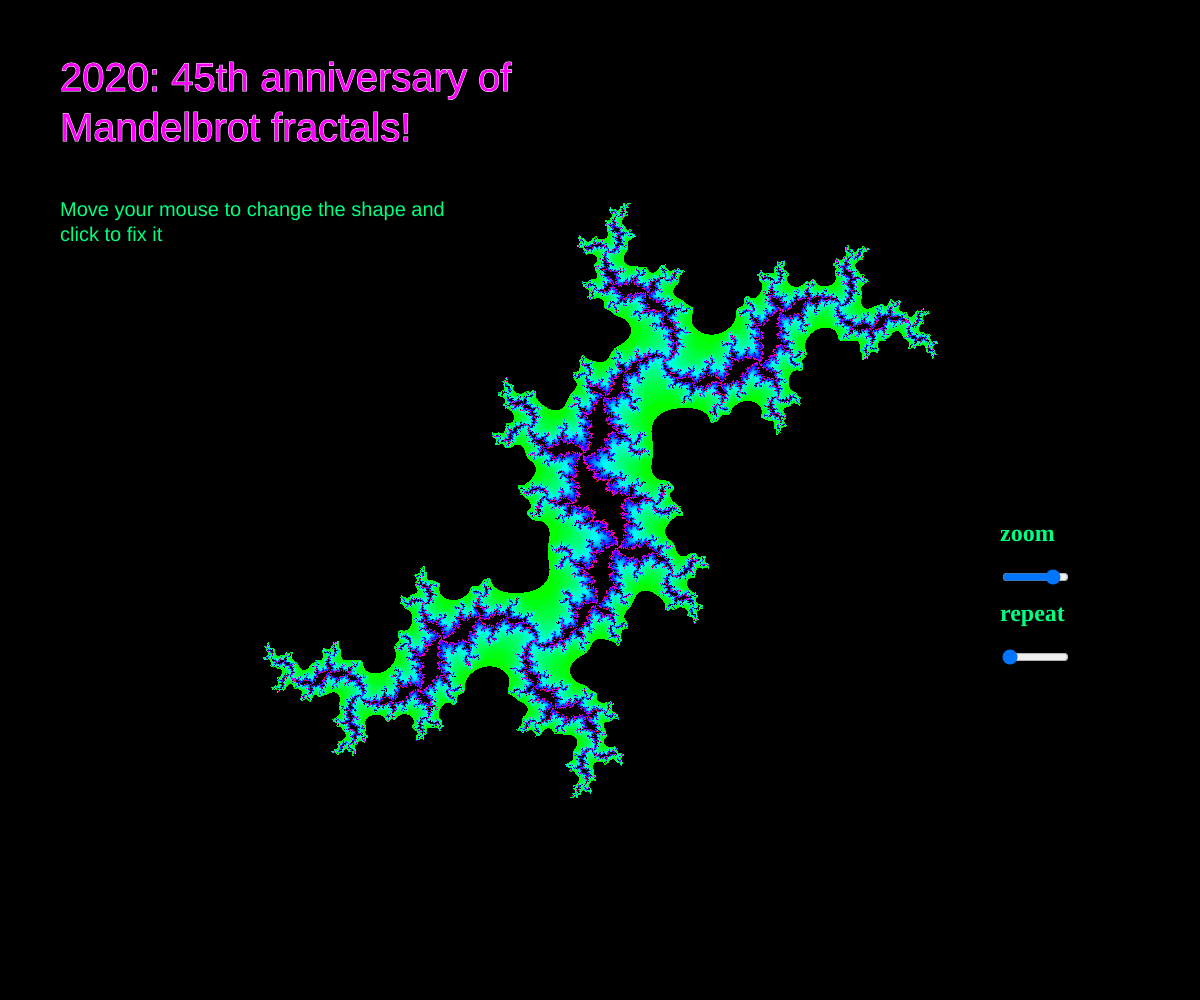
Frame 1 (no input)
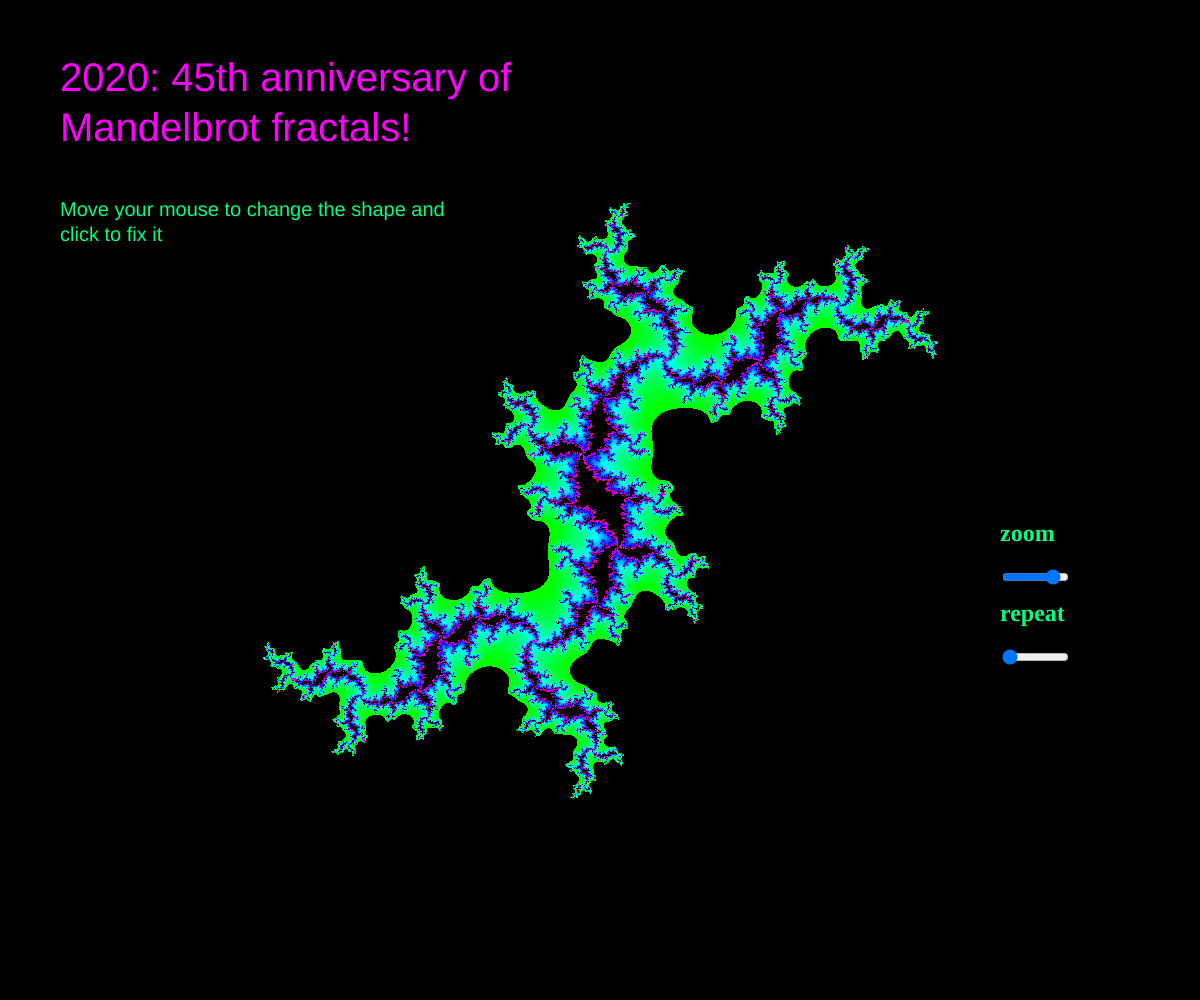
Frame 60 (no input)
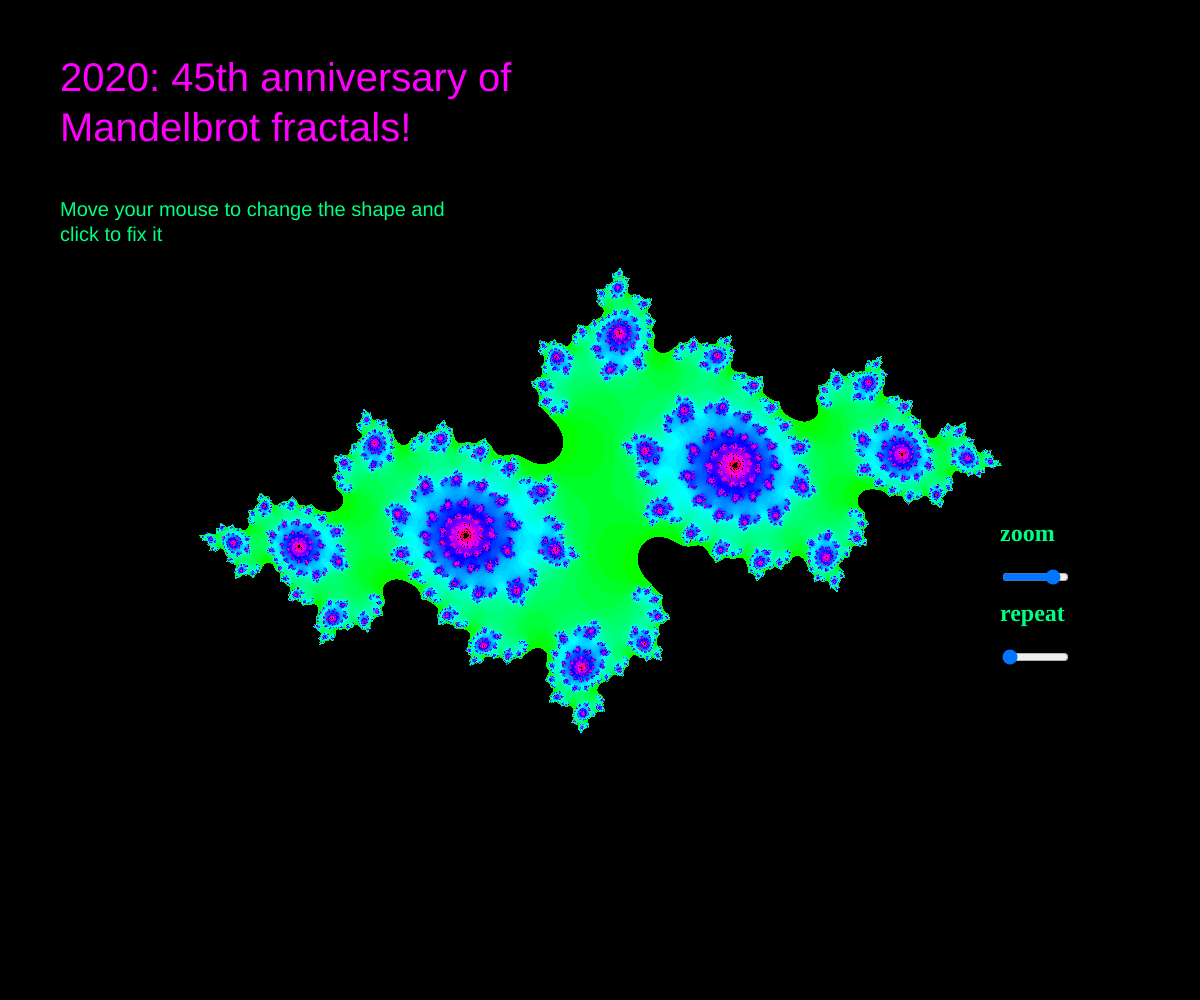
Frame 120 (the mouse pressed at the canvas centre since frame 60)

The p5.js sketch that drew these frames (run headless with seeded random() and noise() and a simulated clock; from frame 60 on, the mouse is pressed at the canvas centre):

// p5.js sketch
// ── sketch.js
let angle=3.31;
let W,H;
let k=2;
let w;
let change=1; //to change the shape of the fractal
let tex=1; //to show the text
const MAX_ITER = 100;
let title; //text
let description; //text
const colorsRed = [];
const colorsGreen = [];
const colorsBlue = [];

function setup() {
  // frameRate(20);
  pixelDensity(1);
  createCanvas(windowWidth,windowHeight)
  colorMode(HSB, 1);
  W=floor(width/k);
  H=floor(height/k);

// Creating the colors
  for (let n = 0; n < MAX_ITER; n++) {
    let hu = sqrt(n / MAX_ITER);
    let col = color(hu, 255, 150);
    colorsRed[n] = red(col);
    colorsGreen[n] = green(col);
    colorsBlue[n] = blue(col);
  }

//zoom slider
  let zoom = createDiv('<h2>zoom</h2>');
      zoom.style('color', 'SpringGreen')
      zoom.position(width - width/6, height / 2);
      zoom.size(width/6 / 3);

      zoomSlider = createSlider(1.5, 5, 4, 1);
      zoomSlider.size(width/ 6/3);
      // repeatSlider.position(width - wUnit, height / 2)
      zoomSlider.parent(zoom);

//repeat slider
  let repeat = createDiv('<h2>repeat</h2>');
      repeat.style('color', 'SpringGreen')
      repeat.position(width - width/6, height / 2 + 80);
      repeat.size(width/6 / 3);

      repeatSlider = createSlider(1, 5, 1, 1);
      repeatSlider.size(width/ 6/3);
      // repeatSlider.position(width - wUnit, height / 2)
      repeatSlider.parent(repeat);

}

function draw() {
background(0)
w=zoomSlider.value(); // A different range will allow us to "zoom" in or out on the fractal
k=repeatSlider.value();
W=floor(width/k);
H=floor(height/k);

if (change==1)
angle=map(pmouseX+pmouseY,0,width+height,1.6,4);

for (let i=0; i<k; i++)
  for (let j=0; j<k; j++)
    juliaSet(i,j);
// juliaSet(0,0)
// angle += 0.02


//text
if (tex==1){
  textSize(40);
  stroke("white")
  fill("fuchsia")
  text("2020: 45th anniversary of Mandelbrot fractals!", 60,60,500,500);

  textSize(20)
  fill("SpringGreen");
  strokeWeight(0)
  textStyle(NORMAL);
  text('Move your mouse to change the shape and click to fix it',60, 200,400,500)
  }
}


function juliaSet(iter_x, iter_y){ //set of z_0 such that z_(k+1)=(z_k)^2+c is bounded, for c fixed
  let rho=0.7885;
  let ca = rho*cos(angle * 1);//real part of the new z
  let cb = rho*sin(angle);  //imaginary part of the new z

  // Establish a range of values on the complex plane

  //w is above
  let h = (w * height) / width;
  let xmin = -w / 2;
  let ymin = -h / 2;

  loadPixels();

  // x goes from xmin to xmax
  let xmax = xmin + w;
  // y goes from ymin to ymax
  let ymax = ymin + h;

  // amount we increment x,y for each pixel
  let dx = (xmax - xmin) / W;
  let dy = (ymax - ymin) / H;

  // Start y
  let y = ymin;
  for (let j = 0+H*iter_y; j < H+H*iter_y; j++) { //along y-axis
    // Start x
    let x = xmin;
    for (let i = 0+W*iter_x; i < W+W*iter_x; i++) { //along x-axis
      // Now we test, as we iterate z = z^2 + c, is z bounded? (absolute value < 2)
      let a = x;
      let b = y;
      let n = 0; //number of iterations to get absolute value of z_k > 2, for each pixel
      while (n < MAX_ITER) {
        let aa = a * a;
        let bb = b * b;
        if (aa + bb > 4.0) { // abslute value < 2
          break;
        }
        let twoab = 2.0 * a * b;
        a = aa - bb + ca;
        b = twoab + cb;
        n++;
      }

      // We color each pixel based on how many iterations it takes to have absolute value > 2
      let pix = (i + j * width) * 4;
      if (n == MAX_ITER) {
        pixels[pix + 0] = 0;
        pixels[pix + 1] = 0;
        pixels[pix + 2] = 0;
      } else if (n>MAX_ITER/10) {
        pixels[pix + 0] = colorsRed[n];
        pixels[pix + 1] = colorsGreen[n];
        pixels[pix + 2] = colorsBlue[n];
      } else {
        pixels[pix +0] = 0;
        pixels[pix +1] = 0;
        pixels[pix +2] = 0;
      }
      x += dx;
    }
    y += dy;
  }
  updatePixels();
}

function mouseClicked(){ // remove text and fix the angle if mouse is clicked
  if (change==1) change=0;
  else if (change==0) change=1;
  tex=0;
}
